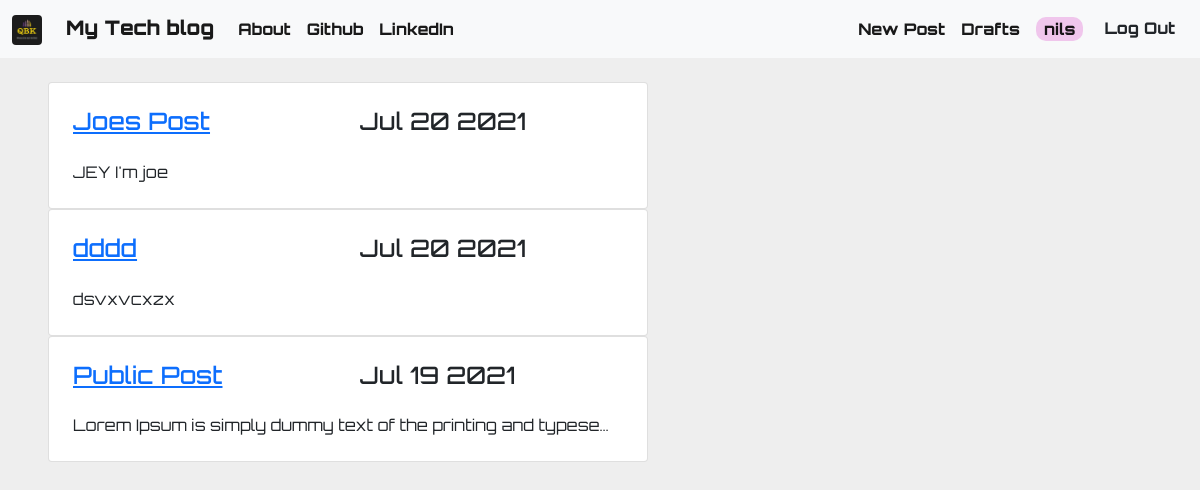
The app's page / (signed in) with its own data.
### blog/models.py (models this page shows, shortened)
class Post(models.Model):
    title = models.CharField(max_length=100)
    text = models.TextField(blank=True)
    draft = models.BooleanField(default=True)
    date_c = models.DateTimeField(auto_now_add=True)
    date_p = models.DateTimeField(blank=True, null=True)
    author = models.ForeignKey(Author, on_delete=DO_NOTHING)

### blog/views.py (the view)
# urls.py: path('', views.home, name="home"),
def home(request):
    posts = Post.objects.filter(draft=False).order_by('-date_p')
    if request.user.is_authenticated:
        return render(request,'blog/current_blogs.html', {'posts': posts})
    else:
        return render(request, 'blog/home.html', {'posts': posts})

### blog/templates/blog/current_blogs.html
{% extends 'blog/base.html' %}
{% block content %}
<dev class="container">
    <dev class="table">
        {% for post in posts %}
            <div class="card ms-5 w-50" >
                <div class="card-body">
                    <dev class="row">
                    <dev class="col">
                        <a href="{% url 'blog:view_post' post.pk %}">
                            <h4 class="card-title">{{ post.title }}</h4>
                        </a>
                    </dev>
                    <dev class="col">
                    <h4 class="card-title">{{ post.date_p|date:'M d Y' }}</h4>
                    </dev>
                    </dev>
                    <p class="card-text">{{ post.text|truncatechars:60 }}</p>
                </div>
            </div>
        {% endfor %}
    </dev>
</dev>
{% endblock %}

### blog/templates/blog/base.html (shortened to what this page needs)
<!DOCTYPE html>
{% load static %}
<html>
    <head>
        <link href="https://cdn.jsdelivr.net/npm/bootstrap@5.0.2/dist/css/bootstrap.min.css" rel="stylesheet"
>
            <link rel="stylesheet" href="{% static 'blog/styles/style.css' %}">
    </head>
    <body>
        <nav class="navbar navbar-expand-md navbar-light bg-light" id="navbar">
            <div class="container-fluid">
                <a class="navbar-brand" href="{% url 'blog:home' %}">
                    <div class="row">
                        <div class="col">
                        <img src="{% static 'blog/images/appstore.png' %}" alt="" width="30" height="30" class="d-inline-block align-text-top rounded">
                        </div>
                        <div class="col">
                        <div class="title">My Tech blog</div>
                        </div>
                    </div>
                </a>
                <div class="collapse navbar-collapse" id="navbarNavAltMarkup">
                    <div class="navbar-nav">
                        <a class="nav-link active" aria-current="page" href="#" >About</a>
                        <a class="nav-link active" href="https://www.github.com" target="_blank">Github</a>
                        <a class="nav-link active" href="https://www.linkedin.com" target="_blank">LinkedIn</a>
                    </div>
                <div class="collapse navbar-collapse justify-content-end" id="navbarNavAltMarkup">
                    <div class="navbar-nav">
                        {% if user.is_authenticated %}
                        <a class="nav-link active" href="{% url 'blog:create_post' %}">New Post</a>
                        <a class="nav-link active" href="{% url 'blog:draft_posts' %}">Drafts</a>
                        <a class="nav-link active" href="{% url 'blog:home' %}"><div id="u_name">{{ user.username }}</div></a>
                        <form action="{% url 'users:logout' %}" method="post">
                            <button class="btn" id="navbar">Log Out</button>
                        </form>
                        {% else %}
                        <a class="nav-link active" href="{% url 'users:login' %}">Log In</a>
                        <a class="nav-link active" href="{% url 'users:signup' %}">Sign Up</a>
                        {% endif %}
                    </div>
                </div>
            </div>
        </nav>
        {% block content %}{% endblock %}
    </body>
</html>

### blog/static/blog/styles/style.css (style rules this page uses)
.title { font-family: 'Orbitron', sans-serif; font-weight: 900; }
body { font-family: 'Orbitron', sans-serif; font-weight: 400; background-color: #eee; }
#navbar { font-family: 'Orbitron', sans-serif; font-weight: 800; }
#u_name { background:rgb(240, 198, 236); border-radius: 10px; padding: 0px 8px; }

### records on screen
Post: title "Joes Post", date_p "Jul 20 2021", text "JEY I'm joe"
Post: title "dddd", date_p "Jul 20 2021", text "dsvxvcxzx"
Post: title "Public Post", date_p "Jul 19 2021", text "Lorem Ipsum is simply dummy text of the printing and typese…"

### other values on screen
{{ user.username }} "nils"
